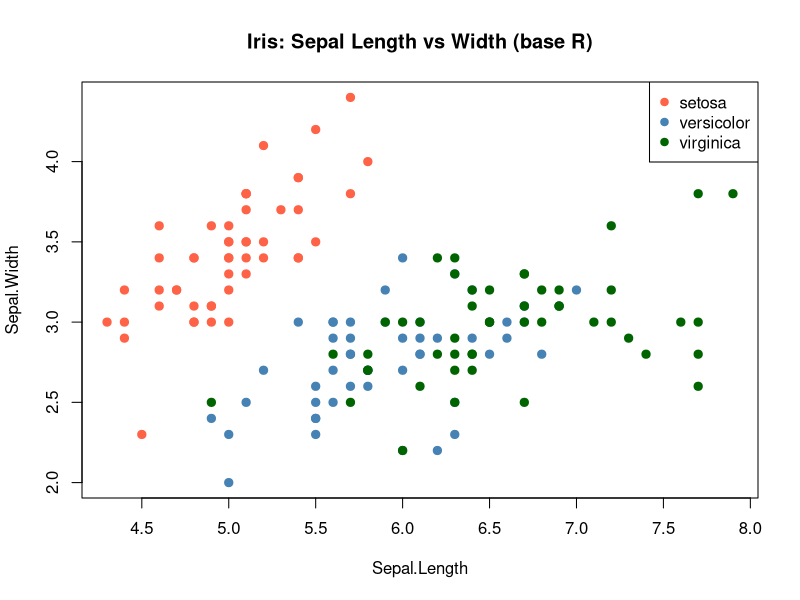

The R source for this figure:
# This is for git training, I will use R 

library(dplyr)
library(ggplot2)

head(iris)
colnames(iris)

iris_sub <- iris |>
group_by(Species) |>
summarise(mean(Petal.Length))

iris_sub_sepal  <- iris |>
group_by(Species) |>
summarise(mean(Sepal.Width))

# I would really like to add a visualization to this code file

data(iris)
cols <- c("setosa" = "tomato", 
            "versicolor" = "steelblue", 
            "virginica" = "darkgreen")

plot(iris$Sepal.Length, iris$Sepal.Width,
     pch = 19, cex = 1.1,
     col = cols[iris$Species],
     xlab = "Sepal.Length", ylab = "Sepal.Width",
     main = "Iris: Sepal Length vs Width (base R)")

legend("topright", legend = names(cols), pch = 19, col = cols)
